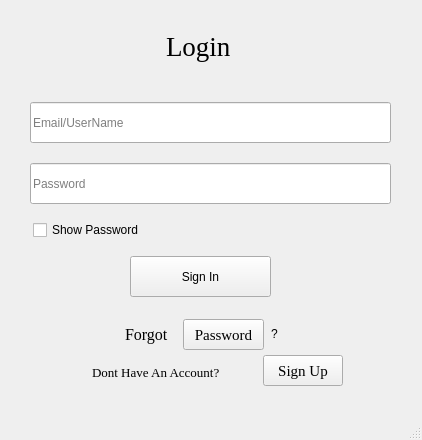
<?xml version="1.0" encoding="UTF-8"?>
<ui version="4.0">
 <class>MainWindow</class>
 <widget class="QMainWindow" name="MainWindow">
  <property name="geometry">
   <rect>
    <x>0</x>
    <y>0</y>
    <width>422</width>
    <height>440</height>
   </rect>
  </property>
  <property name="windowTitle">
   <string>MainWindow</string>
  </property>
  <widget class="QWidget" name="centralwidget">
   <widget class="QLabel" name="login_label">
    <property name="geometry">
     <rect>
      <x>166</x>
      <y>21</y>
      <width>121</width>
      <height>51</height>
     </rect>
    </property>
    <property name="font">
     <font>
      <family>Times New Roman</family>
      <pointsize>20</pointsize>
     </font>
    </property>
    <property name="text">
     <string>Login</string>
    </property>
   </widget>
   <widget class="QLineEdit" name="email_login">
    <property name="geometry">
     <rect>
      <x>30</x>
      <y>102</y>
      <width>361</width>
      <height>41</height>
     </rect>
    </property>
    <property name="placeholderText">
     <string>Email/UserName</string>
    </property>
   </widget>
   <widget class="QLineEdit" name="password_login">
    <property name="geometry">
     <rect>
      <x>30</x>
      <y>163</y>
      <width>361</width>
      <height>41</height>
     </rect>
    </property>
    <property name="echoMode">
     <enum>QLineEdit::Password</enum>
    </property>
    <property name="placeholderText">
     <string>Password</string>
    </property>
   </widget>
   <widget class="QPushButton" name="sign_in_login_btn">
    <property name="geometry">
     <rect>
      <x>130</x>
      <y>256</y>
      <width>141</width>
      <height>41</height>
     </rect>
    </property>
    <property name="text">
     <string>Sign In</string>
    </property>
   </widget>
   <widget class="QCheckBox" name="show_pass_login">
    <property name="geometry">
     <rect>
      <x>33</x>
      <y>219</y>
      <width>121</width>
      <height>22</height>
     </rect>
    </property>
    <property name="text">
     <string>Show Password</string>
    </property>
   </widget>
   <widget class="QLabel" name="forgot_login">
    <property name="geometry">
     <rect>
      <x>125</x>
      <y>319</y>
      <width>71</width>
      <height>31</height>
     </rect>
    </property>
    <property name="font">
     <font>
      <family>Times New Roman</family>
      <pointsize>12</pointsize>
     </font>
    </property>
    <property name="text">
     <string>Forgot</string>
    </property>
   </widget>
   <widget class="QPushButton" name="pass_forgot_login">
    <property name="geometry">
     <rect>
      <x>183</x>
      <y>319</y>
      <width>81</width>
      <height>31</height>
     </rect>
    </property>
    <property name="font">
     <font>
      <family>Times New Roman</family>
      <pointsize>11</pointsize>
     </font>
    </property>
    <property name="text">
     <string>Password</string>
    </property>
   </widget>
   <widget class="QLabel" name="question">
    <property name="geometry">
     <rect>
      <x>271</x>
      <y>326</y>
      <width>21</width>
      <height>16</height>
     </rect>
    </property>
    <property name="text">
     <string>?</string>
    </property>
   </widget>
   <widget class="QLabel" name="dont_acc_login">
    <property name="geometry">
     <rect>
      <x>92</x>
      <y>357</y>
      <width>171</width>
      <height>31</height>
     </rect>
    </property>
    <property name="font">
     <font>
      <family>Times New Roman</family>
      <pointsize>10</pointsize>
     </font>
    </property>
    <property name="text">
     <string>Dont Have An Account?</string>
    </property>
   </widget>
   <widget class="QPushButton" name="signup_btn_login">
    <property name="geometry">
     <rect>
      <x>263</x>
      <y>355</y>
      <width>80</width>
      <height>31</height>
     </rect>
    </property>
    <property name="font">
     <font>
      <family>Times New Roman</family>
      <pointsize>11</pointsize>
     </font>
    </property>
    <property name="text">
     <string>Sign Up</string>
    </property>
   </widget>
  </widget>
  <widget class="QMenuBar" name="menubar">
   <property name="geometry">
    <rect>
     <x>0</x>
     <y>0</y>
     <width>422</width>
     <height>25</height>
    </rect>
   </property>
  </widget>
  <widget class="QStatusBar" name="statusbar"/>
 </widget>
 <resources/>
 <connections/>
</ui>
